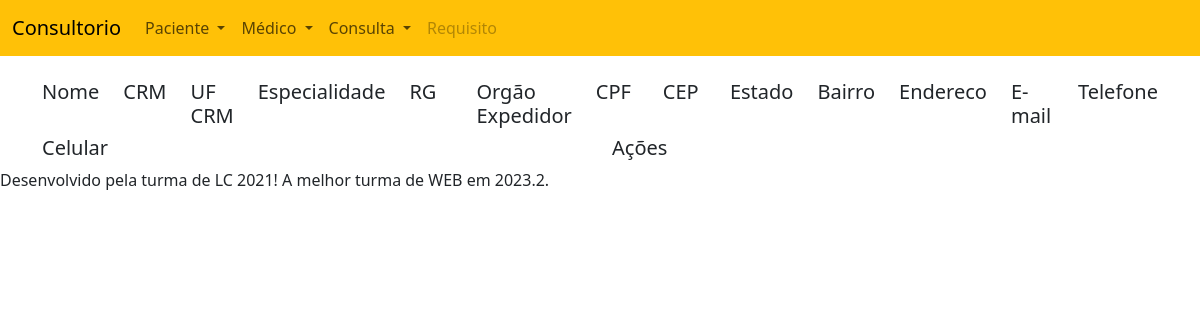
Before: /consultorio/readmedico with the older database file.
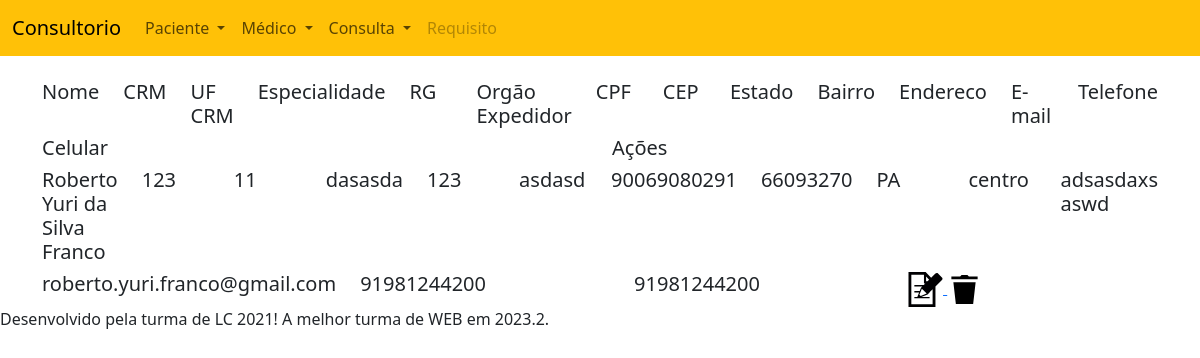
After: the same page with the newer database file.
### app/models.py (models this page shows, shortened)
class Medico(models.Model):
    nome = models.CharField(max_length=40)
    crm = models.IntegerField()
    ufcrm = models.CharField(max_length=2)
    especialidade = models.CharField(max_length=40)
    rg = models.IntegerField()
    orgExp = models.CharField(max_length=10)
    cpf = models.CharField(max_length=11)
    cep = models.CharField(max_length=8)
    estado = models.CharField(max_length=40)
    bairro = models.CharField(max_length=40)
    endereco = models.CharField(max_length=80)
    email = models.CharField(max_length=40)
    telefone = models.CharField(max_length=15)
    celular = models.CharField(max_length=15)

### app/views.py (the view)
# urls.py: path('readmedico', readmedico, name='readmedico'),
def readmedico(request):
    medicos = Medico.objects.all()
    return render(request, 'readmedico.html',
                  {'medicos':medicos})

### templates/readmedico.html (shortened to what this page needs)
{% extends 'menu.html' %}
{% load static %}
{% block body %}
<br>
<div class="container">
    <div class="row">
        <div class="col">
            <h5>Nome</h5>
        </div>
        <div class="col">
            <h5>CRM</h5>
        </div>
        <div class="col">
            <h5>UF CRM</h5>
        </div>
        <div class="col">
            <h5>Especialidade</h5>
        </div>
        <div class="col">
            <h5>RG</h5>
        </div>
        <div class="col">
            <h5>Orgão Expedidor</h5>
        </div>
        <div class="col">
            <h5>CPF</h5>
        </div>
        <div class="col">
            <h5>CEP</h5>
        </div>
        <div class="col">
            <h5>Estado</h5>
        </div>
        <div class="col">
            <h5>Bairro</h5>
        </div>
        <div class="col">
            <h5>Endereco</h5>
        </div>
        <div class="col">
            <h5>E-mail</h5>
        </div>
        <div class="col">
            <h5>Telefone</h5>
        </div>
        <div class="col">
            <h5>Celular</h5>
        </div>
        <div class="col">
            <h5>Ações</h5>
        </div>
    </div>
    {% for m in medicos %}
    <div class="row">
        <div class="col">
            <h5>{{ m.nome }}</h5>
        </div>
        <div class="col">
            <h5>{{ m.crm }}</h5>
        </div>
        <div class="col">
            <h5>{{ m.ufcrm }}</h5>
        </div>
        <div class="col">
            <h5>{{ m.especialidade }}</h5>
        </div>
        <div class="col">
            <h5>{{ m.rg }}</h5>
        </div>
        <div class="col">
            <h5>{{ m.orgExp }}</h5>
        </div>
        <div class="col">
            <h5>{{ m.cpf }}</h5>
        </div>
        <div class="col">
            <h5>{{ m.cep }}</h5>
        </div>
        <div class="col">
            <h5>{{ m.estado }}</h5>
        </div>
        <div class="col">
            <h5>{{ m.bairro }}</h5>
        </div>
        <div class="col">
            <h5>{{ m.endereco }}</h5>
        </div>
        <div class="col">
            <h5>{{ m.email }}</h5>
        </div>
        <div class="col">
            <h5>{{ m.telefone }}</h5>
        </div>
        <div class="col">
            <h5>{{ m.celular }}</h5>
        </div>
        <div class="col">
            <a href="updatemedico/{{ m.id }}">
                <img src="{% static 'img/edit.svg' %}" height="35px">
            </a>
            <a href="deletemedico/{{ m.id }}">
                <img src="{% static 'img/remove.svg' %}" height="35px">
            </a>
        </div>
    </div>
    {% endfor %}
</div>
{% endblock %}

Changed rows visible on the page:
added Medico: nome "Roberto Yuri da Silva Franco", crm "123", ufcrm "11", especialidade "dasasda", rg "123", orgExp "asdasd", cpf "90069080291", cep "66093270", estado "PA", bairro "centro", endereco "adsasdaxs aswd", email "roberto.yuri.franco@gmail.com", telefone "91981244200", celular "91981244200"
